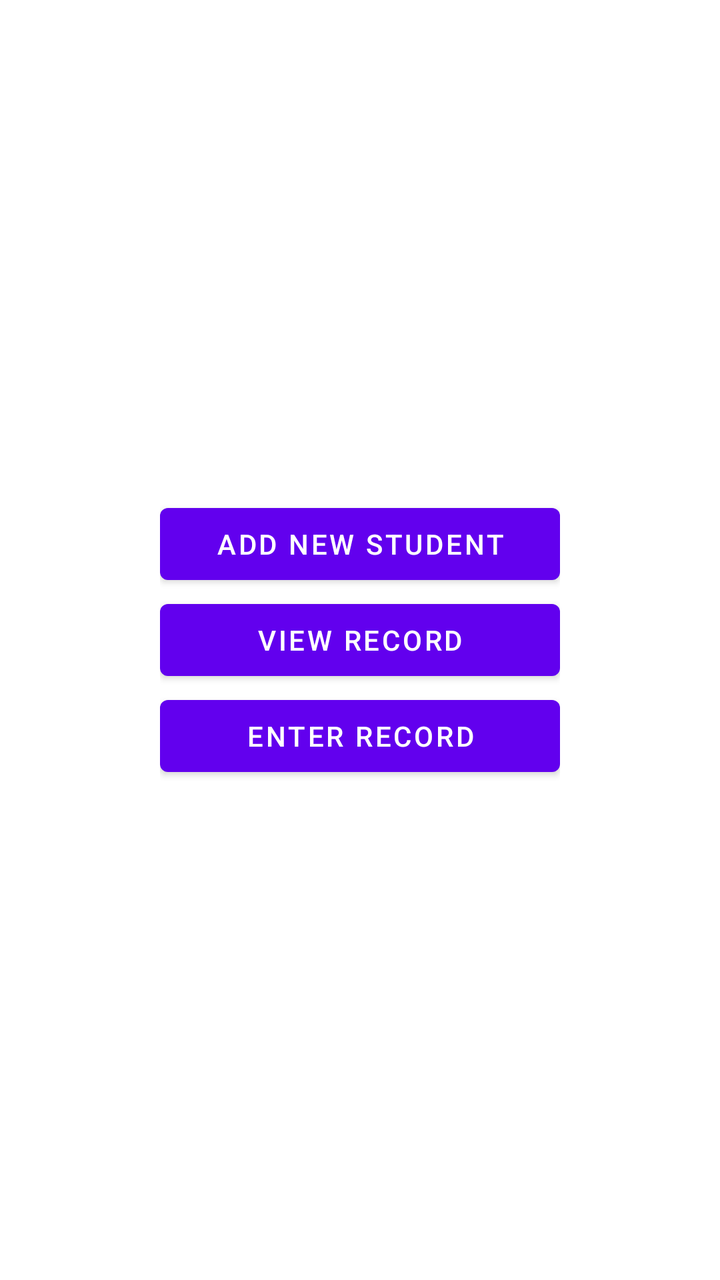
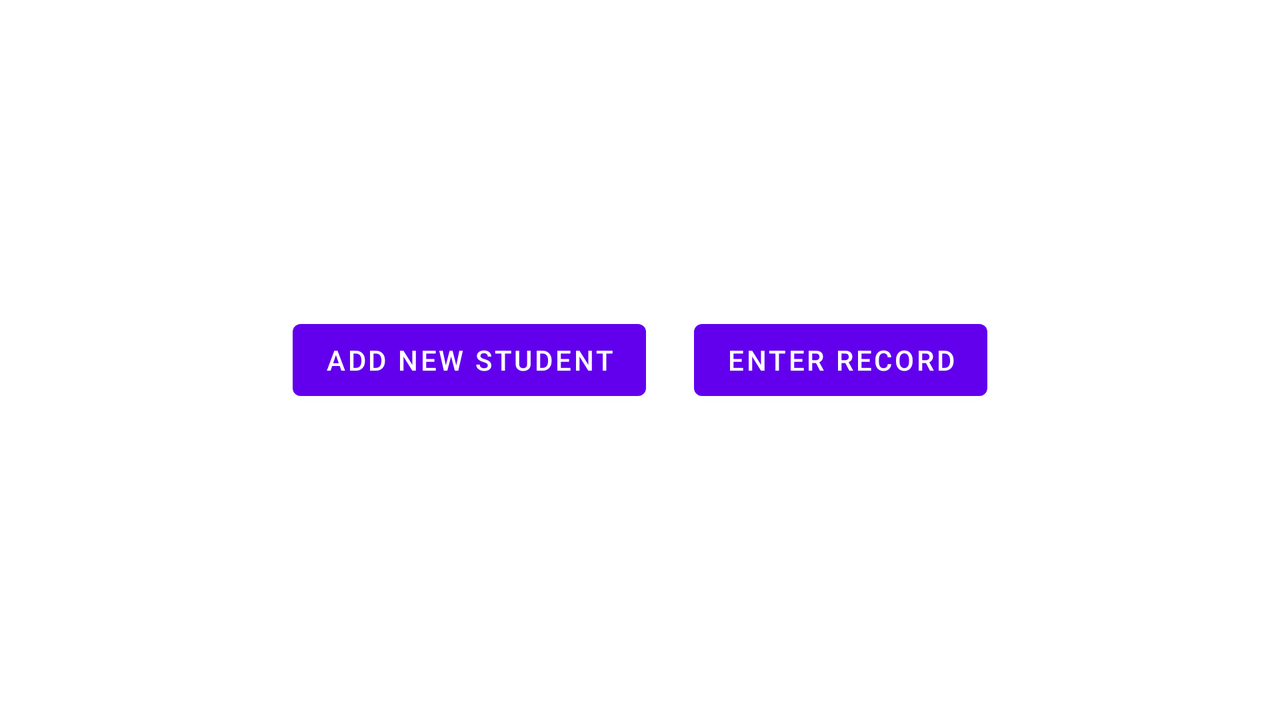

The same Android screen from two of the app's own layout files: first res/layout/ as a phone draws it, then the repository's variant for another configuration, drawn on a device whose configuration selects that folder. Both files follow.
<!-- AndroidManifest.xml: application theme Theme.MadrassaApplication -->
<!-- res/layout/activity_menu.xml -->
<?xml version="1.0" encoding="utf-8"?>
<androidx.constraintlayout.widget.ConstraintLayout
    xmlns:android="http://schemas.android.com/apk/res/android"
    xmlns:tools="http://schemas.android.com/tools"
    xmlns:app="http://schemas.android.com/apk/res-auto"
    android:layout_width="match_parent"
    android:layout_height="match_parent"
    tools:context=".MenuActivity">

  <LinearLayout
      android:layout_width="200dp"
      android:layout_height="wrap_content"
      android:orientation="vertical"
      app:layout_constraintBottom_toBottomOf="parent"
      app:layout_constraintEnd_toEndOf="parent"
      app:layout_constraintStart_toStartOf="parent"
      app:layout_constraintTop_toTopOf="parent">

    <Button
        android:id="@+id/newStuBtn"
        android:layout_width="match_parent"
        android:layout_height="wrap_content"
        android:text="Add New Student" />

    <Button
        android:id="@+id/viewRecordBtn"
        android:layout_width="match_parent"
        android:layout_height="wrap_content"
        android:text="View Record" />

    <Button
        android:id="@+id/enterRecordBtn"
        android:layout_width="match_parent"
        android:layout_height="wrap_content"
        android:text="Enter Record" />
  </LinearLayout>
</androidx.constraintlayout.widget.ConstraintLayout>
<!-- resources referenced by this layout -->
<resources>
  <style name="Theme.MadrassaApplication" parent="Theme.MaterialComponents.DayNight.DarkActionBar">
          
          <item name="colorPrimary">@color/purple_500</item>
          <item name="colorPrimaryVariant">@color/purple_700</item>
          <item name="colorOnPrimary">@color/white</item>
          
          <item name="colorSecondary">@color/teal_200</item>
          <item name="colorSecondaryVariant">@color/teal_700</item>
          <item name="colorOnSecondary">@color/black</item>
          
          <item name="android:statusBarColor">?attr/colorPrimaryVariant</item>
          
      </style>
</resources>
<!-- res/layout-land/activity_menu.xml (the repository's variant of the layout above) -->
<!-- drawn on the phone turned sideways -->
<?xml version="1.0" encoding="utf-8"?>
<androidx.constraintlayout.widget.ConstraintLayout
    xmlns:android="http://schemas.android.com/apk/res/android"
    xmlns:tools="http://schemas.android.com/tools"
    xmlns:app="http://schemas.android.com/apk/res-auto"
    android:layout_width="match_parent"
    android:layout_height="match_parent"
    tools:context=".MenuActivity">

  <LinearLayout
      android:layout_width="wrap_content"
      android:layout_height="wrap_content"
      android:orientation="horizontal"
      app:layout_constraintBottom_toBottomOf="parent"
      app:layout_constraintEnd_toEndOf="parent"
      app:layout_constraintStart_toStartOf="parent"
      app:layout_constraintTop_toTopOf="parent">

    <Button
        android:id="@+id/newStuBtn"
        android:layout_width="match_parent"
        android:layout_height="wrap_content"
        android:text="Add New Student" />

    <Button
        android:id="@+id/enterRecordBtn"
        android:layout_width="match_parent"
        android:layout_height="wrap_content"
        android:layout_marginLeft="24dp"
        android:text="Enter Record" />
  </LinearLayout>
</androidx.constraintlayout.widget.ConstraintLayout>
